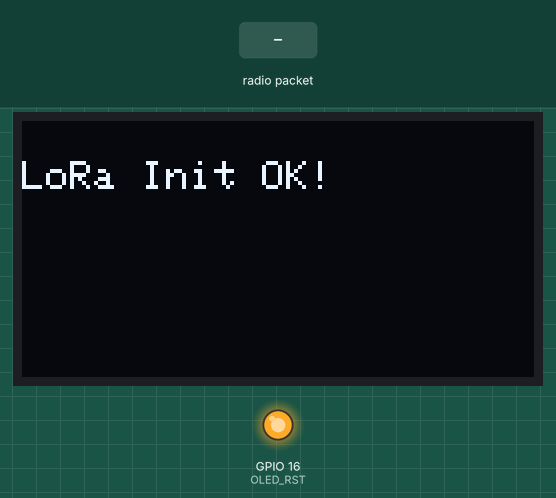
A program run on a simulated ESP32. Parts: 128×64 one-colour display, output pins drawn as LEDs (lit = HIGH). The inputs (shaded band) are chosen by the test bench. No radio packets arrive unless stated; pins used as bus, display or sensor lines are not drawn; what the program prints to the serial monitor is not drawn.

Above: at 2.8 s.
2.9 s: radio packet "1" arrives
At 4.7 s:
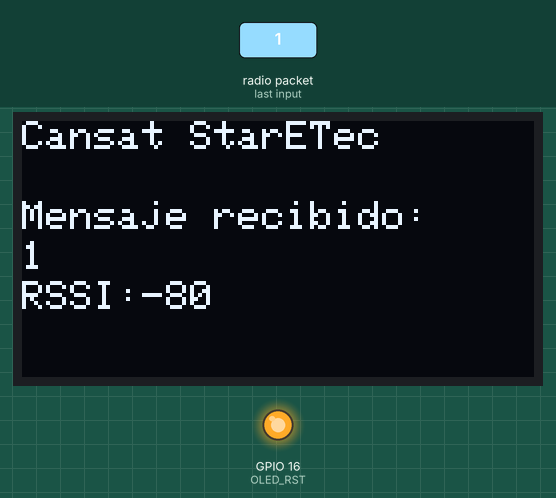
5.6 s: radio packet "0" arrives
At 7.6 s:
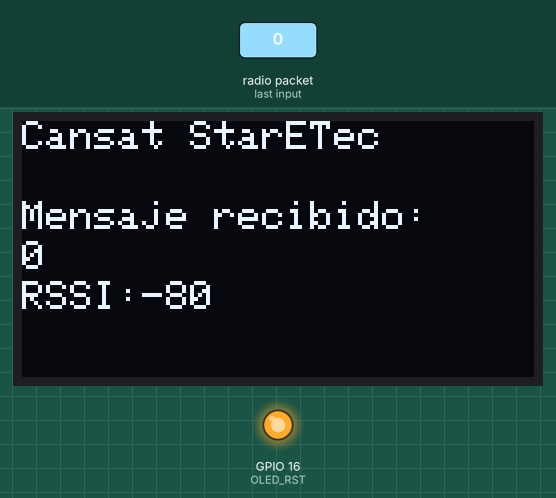
8.1 s: radio packet "2" arrives
Timing chart, 0 to 11.1 s (numbered marks = the images above; inputs shaded):
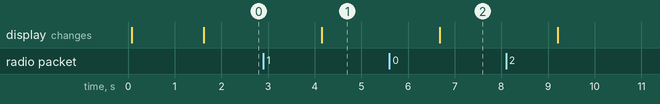

The program:

main.cpp
```cpp
#include <Arduino.h>

//Libraries for LoRa
#include <SPI.h>
#include <LoRa.h>
//Libraries for OLED Display
#include <Wire.h>
#include <Adafruit_GFX.h>
#include <Adafruit_SSD1306.h>

//define el sd
#include <SD.h>
File dataFile;

//  SPI port #2:  SD  Card Adapter
#define  SD_CLK      5
#define  SD_MISO    19
#define  SD_MOSI    27
#define  SD_CS      12

//  SPI port:  LoRa (SX1278)
//       LoRa      Pin
#define  LoRa_SCK    5
#define  LoRa_MISO  19
#define  LoRa_MOSI  27
#define  LoRa_CS    18
#define  LoRa_RST   14    //  LoRa_Reset
#define  LoRa_DIO0   26    //  LoRa_IRQ


//433E6 for Asia
//866E6 for Europe
//915E6 for North America
#define BAND 866E6


//OLED pins
#define OLED_SDA 4
#define OLED_SCL 15
#define OLED_RST 16
#define SCREEN_WIDTH 128 // OLED display width, in pixels
#define SCREEN_HEIGHT 64 // OLED display height, in pixels

//  OLED screen text rows:
#define  row1     0     //  y=0 is top row of size 1 text
#define  row2    10
#define  row3    20
#define  row4    30
#define  row5    40
#define  row6    50     //  row7 at 70 is too low

Adafruit_SSD1306 display(SCREEN_WIDTH, SCREEN_HEIGHT, &Wire, OLED_RST);

String LoRaData;

#define  Select    LOW   //  Low CS means that SPI device Selected
#define  DeSelect  HIGH  //  High CS means that SPI device Deselected

void setup() {
  //Pines ChipSelect de los perifericos
  pinMode(SD_CS, OUTPUT);
  pinMode(LoRa_CS, OUTPUT);
  digitalWrite(LoRa_CS, DeSelect);
  //reset OLED display via software
  pinMode(OLED_RST, OUTPUT);
  digitalWrite(OLED_RST, LOW);
  delay(20);
  digitalWrite(OLED_RST, HIGH);

  Serial.begin(115200);
  while(!Serial);                     //  wait to connect to computer

  //initialize OLED
  Wire.begin(OLED_SDA, OLED_SCL);
  if(!display.begin(SSD1306_SWITCHCAPVCC, 0x3c, false, false)) { // Address 0x3C for 128x32
    Serial.println(F("SSD1306 allocation failed"));
    for(;;); // Don't proceed, loop forever
  }

  display.clearDisplay();
  display.setTextColor(WHITE);
  display.setTextSize(1);
  display.setCursor(0,0);
  display.print("LORA RECEIVER ");
  display.display();

  display.clearDisplay();
  display.setTextColor(WHITE);

  // // Inicializar SD
  // SPI.begin(SD_CLK, SD_MISO, SD_MOSI, SD_CS);  // Inicializar SPI para SD

  // // Inicializar la tarjeta microSD
  // digitalWrite(SD_CS, Select);    //  SELECT (Low) SD Card SPI
  // if (!SD.begin(SD_CS)) {
  //   Serial.println("Error al inicializar la tarjeta microSD.");
  //   display.setCursor(0,0);
  //   display.print("[ERROR] init SD");
  //   return;
  // }

  // Serial.println("Tarjeta microSD inicializada correctamente.");
  // // Verificar si el archivo ya existe, si no, crearlo con los encabezados
  // display.setCursor(0,0);
  // display.print("Módulo SD");
  // display.setCursor(0,20);
  // const char* fileName = "/datos.csv";
  // if (!SD.exists("datos.csv")) {
  //   File dataFile = SD.open("datos.csv", FILE_WRITE);
  //   if (dataFile) {
  //     dataFile.println("pin,humedad,temp1,corriente,temp2"); // Encabezados
  //     dataFile.close();
  //     Serial.println("Archivo datos.csv creado con encabezados.");
  //     display.print("Se ha creado: datos.csv");
  //   } else {
  //     Serial.println("Error al crear el archivo datos.csv.");
  //     display.print("[Error] crear: datos.csv");
  //   }
  // } else {
  //   Serial.print("el archivo ya existe");
  //   display.print("Tiene archivo datos.csv");
  // }
  // display.display();
  // digitalWrite(SD_CS, DeSelect);    //  DESELECT (high) SD Card SPI
  // SPI.end();

  delay(1500);

  Serial.println("LoRa Receiver Test");

  //SPI LoRa pins
  SPI.begin(LoRa_SCK, LoRa_MISO, LoRa_MOSI, LoRa_CS);
  //setup LoRa transceiver module
  LoRa.setPins(LoRa_CS, LoRa_RST, LoRa_DIO0);
  digitalWrite(LoRa_CS, Select);   //  SELECT (low) LoRa SPI
  if (!LoRa.begin(BAND)) {
    Serial.println("Starting LoRa failed!");
    while (1);
  }

  Serial.println("LoRa Initializing OK!");
  display.setCursor(0,10);
  display.println("LoRa Init OK!");
  display.display();
  SPI.end();

}

void loop() {

  //try to parse packet
  //  use the LoRa
  SPI.begin( LoRa_SCK, LoRa_MISO, LoRa_MOSI, LoRa_CS );
  LoRa.setPins( LoRa_CS, LoRa_RST, LoRa_DIO0);
  digitalWrite(SD_CS, DeSelect);    //  deselet SD Card SPI
  digitalWrite(LoRa_CS, Select);    //  SELECT (low) LoRa SPI

  int packetSize = LoRa.parsePacket();
  bool dataRead = true;

  if (packetSize) {
    dataRead = false;
    //received a packet
    Serial.print("Received packet ");

    //read packet
    while (LoRa.available()) {
      LoRaData = LoRa.readString();
      Serial.print(LoRaData);
    }

    //print RSSI of packet
    int rssi = LoRa.packetRssi();
    Serial.print(" with RSSI ");
    Serial.println(rssi);

    // Dsiplay information
    display.clearDisplay();
    display.setCursor(0,0);
    display.print("Cansat StarETec");
    display.setCursor(0,20);
    display.print("Mensaje recibido:");
    display.setCursor(0,30);
    display.print(LoRaData);
    display.setCursor(0,40);
    display.print("RSSI:");
    display.setCursor(30,40);
    display.print(rssi);
    display.display();

    digitalWrite(LoRa_CS, DeSelect);    //  deselet SD Card SPI
    SPI.end();
  }

  // if(!dataRead){
  //   SPI.begin(SD_CLK, SD_MISO, SD_MOSI, SD_CS);  // Inicializar SPI para SD
  //   // Inicializar la tarjeta microSD
  //   digitalWrite(SD_CS, Select);    //  SELECT (Low) SD Card SPI
  //   if (!SD.begin(SD_CS)){
  //     // Procesar el string y reemplazar '\n' con comas
  //     LoRaData.replace("\n", ",");

  //     // Abrir el archivo en modo anexar
  //     File dataFile = SD.open("datos.csv", FILE_APPEND);
  //     if (dataFile) {
  //       dataFile.println(LoRaData);
  //       dataFile.close();
  //       Serial.println("Datos escritos en 'datos.csv'.");
  //     } else {
  //       Serial.println("Error al abrir el archivo 'datos.csv'.");
  //     }

  //   }
  //   //  done using the SD Card
  //   digitalWrite(SD_CS, DeSelect);    //  DESELECT (high) SD Card SPI
  //   SD.end();
  //   dataRead = true;
  // }
  delay(500);
}
```

Measured:
- after the input at 2.9 s, the display: changes after 1.2 s (image 1)
- after the input at 5.6 s, the display: changes after 1.1 s (image 2)
